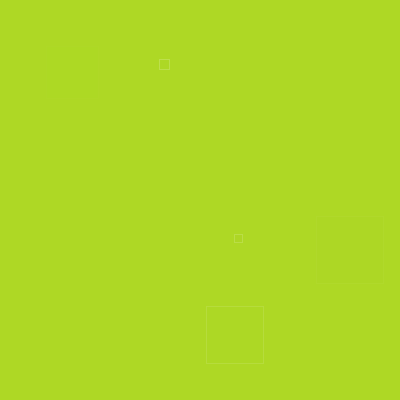
Frame 1 (no input)
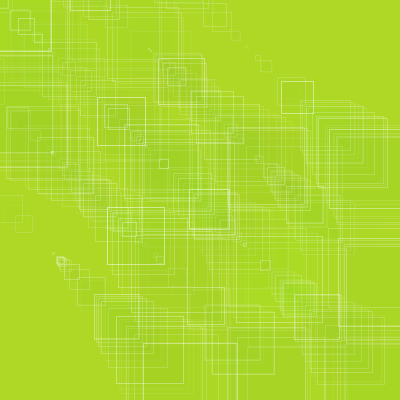
Frame 60 (the mouse pressed at the canvas centre just before this capture)
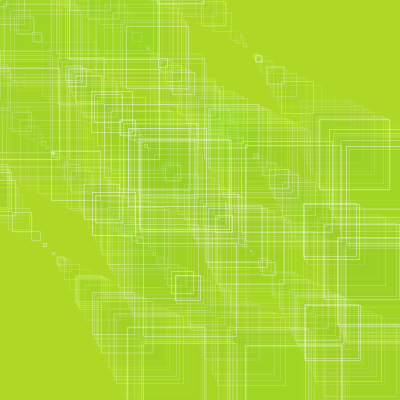
Frame 120 (the mouse held since frame 60 and released just before this capture)

The Processing sketch that drew these frames (run headless with seeded random() and noise(); from frame 60 on, the mouse is pressed at the canvas centre):

// Processing sketch: sketch_may21a
// ── sketch_may21a.pde
void setup() {
  background(174,216,37);
  size(400,400);
  frameRate(24);
}

int x = 50;
int y = 50;
int n = 20;
int m = 400;
int inc = 100;
float time = 0;
float time2 = 0;

void draw() {
  float speed = 1;
  time = time + speed;
  time2 = time2 + speed;
  
  if (time > 400) {
    time = 0;
  }
  
  if (time2 > 50) {
    fill(174,216,37,100);
    noStroke();
    rect(0,0,m,m);
    time2 = 0;
  }
  
  for (int i=y; i<m-x; i=i+inc) {
    for (int j=x; j<m-y; j=j+inc) {
      fill(125,random(120,255),28,random(1,10));
      stroke(255,random(1,100));
      float r = random(-100,100);
      rect(j+r,i+r,r,r);
    }
  }
  
  
  //fill(152,255,194,random(1,100));
  //stroke(255,random(1,100));
  //float r2 = random(20,20);
  //rect(mouseX,mouseY,r2,r2);
}
